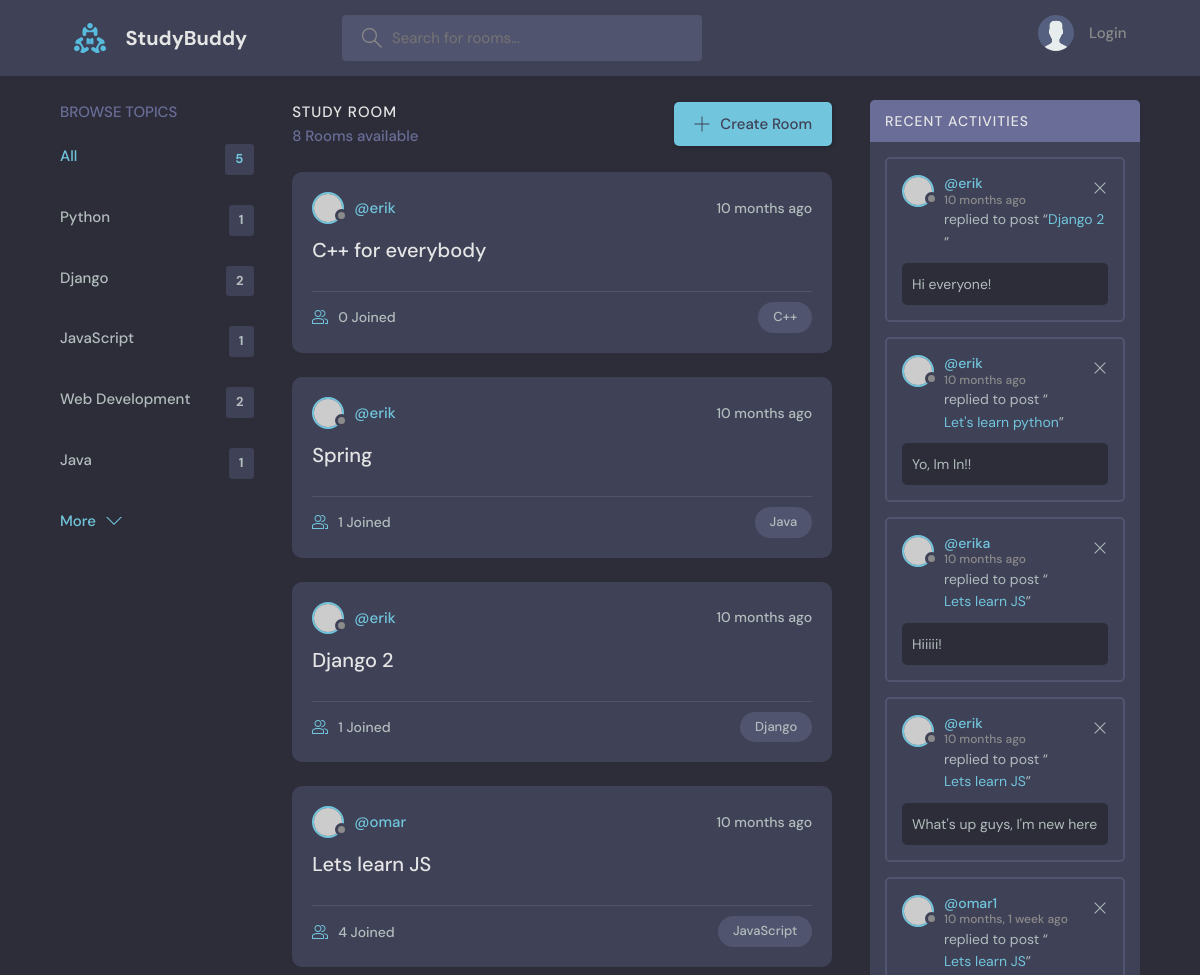
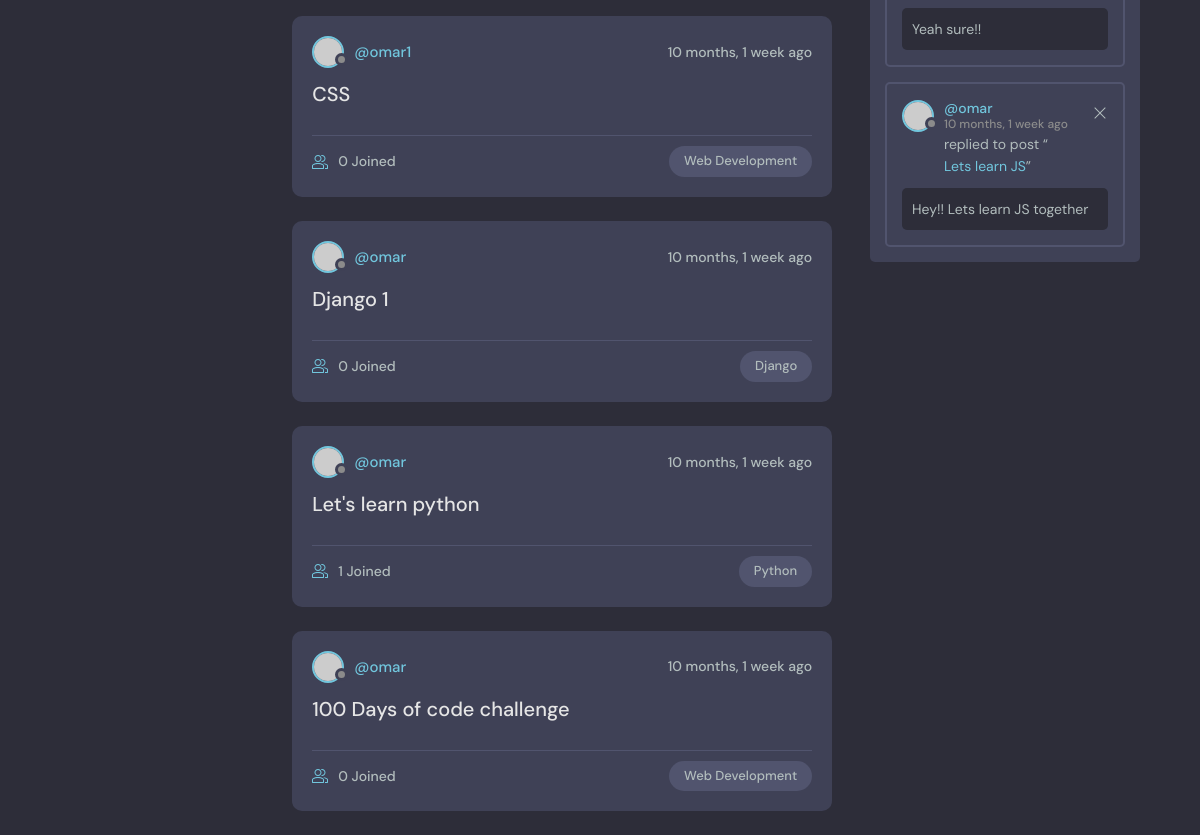
The page / on the database its author committed (2 pictures, top to bottom).
### base_app/models.py (models this page shows, shortened)
class Topic(models.Model):
    name = models.CharField(max_length=200)

class Room(models.Model):       #OEM: id gets created automatically
    host = models.ForeignKey(User, on_delete=models.SET_NULL, null=True)
    topic = models.ForeignKey(Topic, on_delete=models.SET_NULL, null=True)
    name = models.CharField(max_length=200)
    description = models.TextField(null=True, blank=True)
    participants = models.ManyToManyField(User, related_name='participants', blank=True)    #OEM: See what is the role of related_name
    updated = models.DateTimeField(auto_now=True)
    created = models.DateTimeField(auto_now_add=True)   #field change only the first time##
    class Meta:
        ordering = ['-updated', '-created']     #This specifies the order in which the rows will appear (if we remove '-' it will be from the oldest to the newest)
    def __str__(self) -> str:
        return self.name

class Message(models.Model):
    user = models.ForeignKey(User, on_delete=models.CASCADE)
    room = models.ForeignKey(Room, on_delete=models.CASCADE)
    body = models.TextField()
    updated = models.DateTimeField(auto_now=True)
    created = models.DateTimeField(auto_now_add=True)   #field change only the first time
    class Meta:
        ordering = ['-updated', '-created']
    def __str__(self) -> str:
        return self.body[0:50]

### base_app/views.py (the view)
# urls.py: path('', views.home, name="home"),
def home(request):
    q = request.GET.get('q') if request.GET.get('q') is not None else ''
    rooms = Room.objects.filter(
            Q(topic__name__icontains=q) |
            Q(name__icontains=q) |
            Q(description__icontains=q)
        )
    room_count = rooms.count()
    topics = Topic.objects.all()[0:5]
    room_messages = Message.objects.filter(Q(room__topic__name__icontains=q))   #The msg has a room which has a topic which has a name
    context = {'rooms' : rooms, 'topics': topics,
               "room_count": room_count, 'room_messages': room_messages}
    return render(request, 'base_app/home.html', context)

### base_app/templates/base_app/home.html (shortened to what this page needs)
{% extends 'main.html' %}
{% block content %}
<main class="layout layout--3">
    <div class="container">
      {% include 'base_app/topics_component.html' %}
      <div class="roomList">
        <div class="roomList__header">
          <div>
          <h2>Study Room</h2>
          <p>{{room_count}} Rooms available</p>
          </div>
          <a class="btn btn--main" href="{% url 'create-room' %}">
          <svg version="1.1" xmlns="http://www.w3.org/2000/svg" width="32" height="32" viewBox="0 0 32 32">
              <title>add</title>
              <path
              d="M16.943 0.943h-1.885v14.115h-14.115v1.885h14.115v14.115h1.885v-14.115h14.115v-1.885h-14.115v-14.115z"
              ></path>
          </svg>
          Create Room
          </a>
        </div>
        {% include 'base_app/feed_component.html' %}
      </div>
      {% include 'base_app/activity_component.html' %}
    </div>
  </main>
{% endblock %}

### base_app/templates/base_app/topics_component.html
<div class="topics">
    <div class="topics__header">
    <h2>Browse Topics</h2>
    </div>
    <ul class="topics__list">
    <li>
        <a href="{% url 'home' %}" class="active">All <span>{{topics.count}}</span></a>
    </li>
    <li>
        {% for topic in topics %}
        <a href="{% url 'home' %}?q={{topic.name}}">{{ topic.name }}<span>{{topic.room_set.all.count}}</span></a>
        {% endfor %}
    </li>
    </ul>
    <a class="btn btn--link" href="{% url 'topics' %}">
    More
    <svg version="1.1" xmlns="http://www.w3.org/2000/svg" width="32" height="32" viewBox="0 0 32 32">
        <title>chevron-down</title>
        <path d="M16 21l-13-13h-3l16 16 16-16h-3l-13 13z"></path>
    </svg>
    </a>
</div>

### base_app/templates/base_app/feed_component.html (shortened to what this page needs)
{% for room in rooms %}
    <div class="roomListRoom">
    <div class="roomListRoom__header">
        <a href="{% url 'user-profile' room.host.id %}" class="roomListRoom__author">
            <div class="avatar avatar--small">
            <img src="https://randomuser.me/api/portraits/women/11.jpg" />
            </div>
            <span>@{{room.host.username}}</span>
        </a>
        <div class="roomListRoom__actions">
            <span>{{room.updated|timesince}} ago</span>
        </div>
    </div>
    <div class="roomListRoom__content">
        <a href="{% url 'room_name' room.id %}">{{room.name}}</a>
    </div>
    <div class="roomListRoom__meta">
    <a href="{% url 'room_name' room.id %}" class="roomListRoom__joined">
        {{room.participants.all.count}} Joined
    </a>
    <p class="roomListRoom__topic">{{room.topic.name}}</p>
    </div>
</div>
{% endfor %}

### base_app/templates/base_app/activity_component.html
<div class="activities">
    <div class="activities__header">
        <h2>Recent Activities</h2>
    </div>
    {% for msg in room_messages %}
    <div class="activities__box">
        <div class="activities__boxHeader roomListRoom__header">
        <a href="{% url 'user-profile' msg.user.id %}" class="roomListRoom__author">
            <div class="avatar avatar--small">
            <img src="https://randomuser.me/api/portraits/women/11.jpg" />
            </div>
            <p>
            @{{msg.user}}
            <span>{{msg.created|timesince}} ago</span>
            </p>
        </a>
        <div class="roomListRoom__actions">
            <a href="{% url 'delete-message' msg.id %}">
            <svg version="1.1" xmlns="http://www.w3.org/2000/svg" width="32" height="32" viewBox="0 0 32 32">
                <title>remove</title>
                <path
                d="M27.314 6.019l-1.333-1.333-9.98 9.981-9.981-9.981-1.333 1.333 9.981 9.981-9.981 9.98 1.333 1.333 9.981-9.98 9.98 9.98 1.333-1.333-9.98-9.98 9.98-9.981z"
                ></path>
            </svg>
            </a>
        </div>
        </div>
        <div class="activities__boxContent">
        <p>replied to post “<a href="{% url 'room_name' msg.room.id %}">{{ msg.room }}</a>”</p>
        <div class="activities__boxRoomContent">
            {{msg}}
        </div>
        </div>
    </div>
    {% endfor %}
</div>

### rows shown on the page
Topic: name "Python", room_set.all.count "1"
Topic: name "Django", room_set.all.count "2"
Topic: name "JavaScript", room_set.all.count "1"
Topic: name "Web Development", room_set.all.count "2"
Topic: name "Java", room_set.all.count "1"
Room: host.username "erik", updated "10 months", name "C++ for everybody", participants.all.count "0", topic.name "C++"
Room: host.username "erik", updated "10 months", name "Spring", participants.all.count "1", topic.name "Java"
Room: host.username "erik", updated "10 months", name "Django 2", participants.all.count "1", topic.name "Django"
Room: host.username "omar", updated "10 months", name "Lets learn JS", participants.all.count "4", topic.name "JavaScript"
Room: host.username "omar1", updated "10 months, 1 week", name "CSS", participants.all.count "0", topic.name "Web Development"
Room: host.username "omar", updated "10 months, 1 week", name "Django 1", participants.all.count "0", topic.name "Django"
Room: host.username "omar", updated "10 months, 1 week", name "Let's learn python", participants.all.count "1", topic.name "Python"
Room: host.username "omar", updated "10 months, 1 week", name "100 Days of code challenge", participants.all.count "0", topic.name "Web Development"
Message: user "erik", created "10 months", room "Django 2", body "Hi everyone!"
Message: user "erik", created "10 months", room "Let's learn python", body "Yo, Im In!!"
Message: user "erika", created "10 months", room "Lets learn JS", body "Hiiiii!"
Message: user "erik", created "10 months", room "Lets learn JS", body "What's up guys, I'm new here"
Message: user "omar1", created "10 months, 1 week", room "Lets learn JS", body "Yeah sure!!"
Message: user "omar", created "10 months, 1 week", room "Lets learn JS", body "Hey!! Lets learn JS together"

### other values the page prints
{{ topics.count }} "5"
{{ room_count }} "8"
